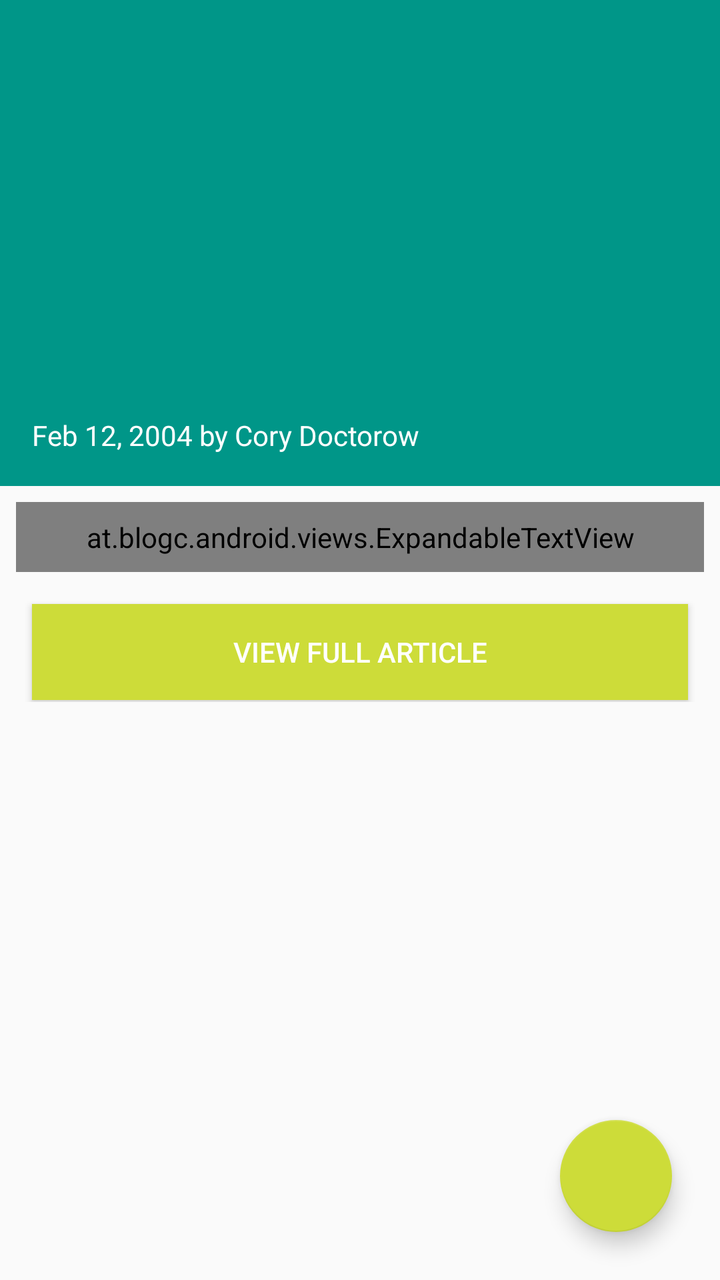
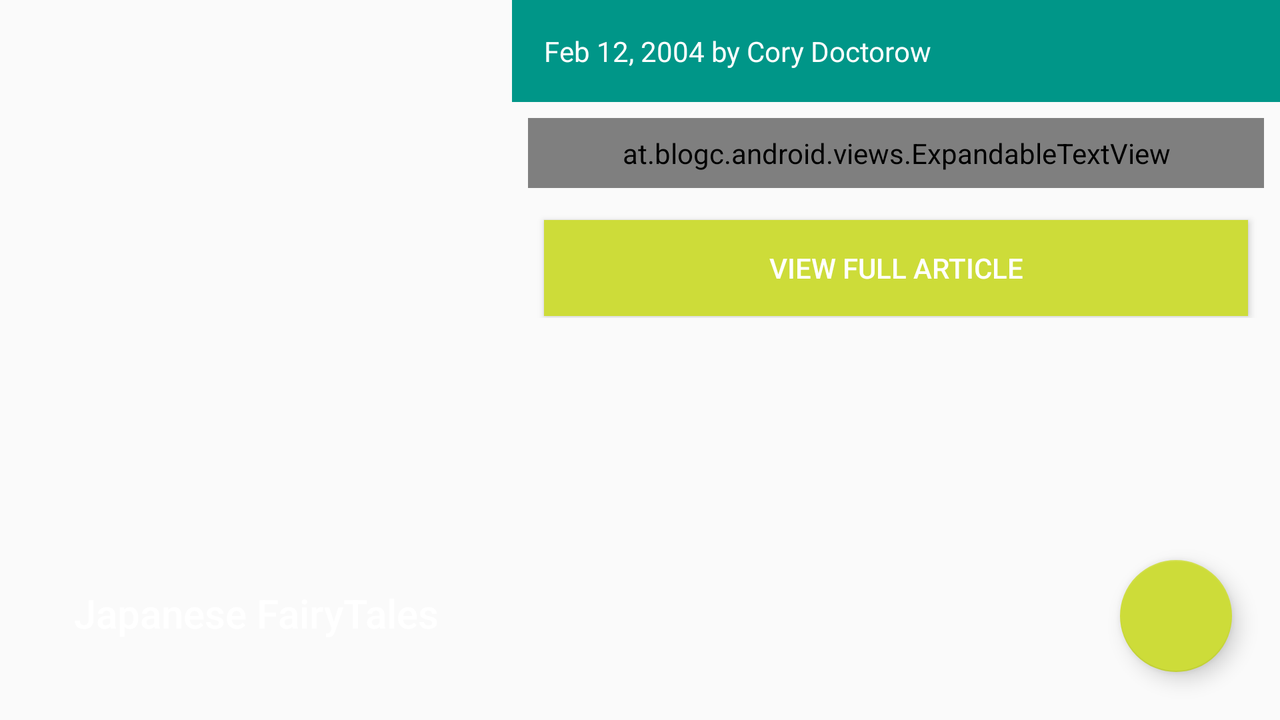

Compare how this app lays out the same screen by default and in its alternative resource folder. The renders come first, then the two layout files and the values they reference.
<!-- AndroidManifest.xml: activity theme AppTheme.NoActionBar -->
<!-- res/layout/fragment_article_detail.xml -->
<?xml version="1.0" encoding="utf-8"?>
<android.support.design.widget.CoordinatorLayout xmlns:android="http://schemas.android.com/apk/res/android"
    android:layout_width="match_parent"
    android:layout_height="match_parent"
    xmlns:app="http://schemas.android.com/apk/res-auto"
    xmlns:tools="http://schemas.android.com/tools">

    <android.support.design.widget.AppBarLayout
        android:id="@+id/app_bar_layout"
        android:layout_width="match_parent"
        android:layout_height="192dp"
        android:theme="@style/AppTheme.AppBarOverlay"
        android:background="?colorPrimary">

        <android.support.design.widget.CollapsingToolbarLayout
            android:id="@+id/collapsing_toolbar_layout"
            android:layout_width="match_parent"
            android:layout_height="match_parent"
            app:collapsedTitleTextAppearance="@style/TextAppearance.AppCompat.Widget.ActionBar.Title.Inverse"
            app:expandedTitleTextAppearance="@style/TextAppearance.AppCompat.Title.Inverse"
            app:expandedTitleMarginStart="16dp"
            app:contentScrim="?attr/colorPrimary"
            app:layout_scrollFlags="scroll|exitUntilCollapsed">
            
            <FrameLayout
                android:layout_width="match_parent"
                android:layout_height="match_parent">
                
                <ImageView
                    android:layout_width="match_parent"
                    android:layout_height="match_parent"
                    app:layout_collapseMode="parallax"
                    android:scaleType="centerCrop"
                    android:adjustViewBounds="true"
                    android:id="@+id/photo"
                    tools:src="@drawable/empty_detail" />
                
                <View
                    android:layout_width="match_parent"
                    android:layout_height="match_parent"
                    android:background="@drawable/scrim"
                    />

            </FrameLayout>
            

            <android.support.v7.widget.Toolbar
                android:id="@+id/app_bar"
                android:layout_width="match_parent"
                android:layout_height="?actionBarSize"
                app:navigationIcon="@drawable/ic_arrow_back"
                android:theme="@style/ThemeOverlay.AppCompat.Dark.ActionBar"
                app:popupTheme="@style/AppTheme.PopupOverlay"
                app:contentInsetStart="72dp"
                app:layout_collapseMode="pin"
                />

        </android.support.design.widget.CollapsingToolbarLayout>

    </android.support.design.widget.AppBarLayout>

    <include layout="@layout/fragment_article_detail_content"/>


    <android.support.design.widget.FloatingActionButton
        android:id="@+id/share_fab"
        android:layout_width="wrap_content"
        app:pressedTranslationZ="@dimen/fab_press_translation_z"
        app:elevation="@dimen/fab_elevation"
        android:layout_height="wrap_content"
        android:layout_gravity="bottom|end"
        android:layout_margin="@dimen/fab_margin"
        android:src="@drawable/ic_share" />


</android.support.design.widget.CoordinatorLayout>
<!-- res/layout/fragment_article_detail_content.xml (included above) -->
<?xml version="1.0" encoding="utf-8"?>
<android.support.v4.widget.NestedScrollView xmlns:tools="http://schemas.android.com/tools"
    android:layout_height="match_parent"
    android:layout_width="match_parent"
    android:id="@+id/nested_scroller"
    xmlns:app="http://schemas.android.com/apk/res-auto"
    app:layout_behavior="@string/appbar_scrolling_view_behavior"
    xmlns:android="http://schemas.android.com/apk/res/android">


    <android.support.constraint.ConstraintLayout
        android:id="@+id/constraint_layout"
        xmlns:android="http://schemas.android.com/apk/res/android"
        xmlns:app="http://schemas.android.com/apk/res-auto"
        xmlns:tools="http://schemas.android.com/tools"
        android:layout_width="match_parent"
        android:layout_height="wrap_content"
        android:paddingBottom="@dimen/detail_content_constraint_layout_padding_bottom">

        <LinearLayout
            android:id="@+id/article_details"
            android:layout_width="match_parent"
            android:layout_height="wrap_content"
            android:background="@color/colorPrimary"
            app:layout_constraintEnd_toEndOf="parent"
            app:layout_constraintStart_toStartOf="parent"
            app:layout_constraintTop_toTopOf="parent"
            android:orientation="vertical"
            android:padding="@dimen/detail_content_article_details_padding">

            <TextView
                android:id="@+id/article_byLine"
                android:layout_width="match_parent"
                android:layout_height="wrap_content"
                android:textSize="@dimen/detail_content_article_byLine_textSize"
                tools:text="Feb 12, 2004 by Cory Doctorow"
                android:textColor="@color/textColor"
                />


        </LinearLayout>

        <at.blogc.android.views.ExpandableTextView
            android:id="@+id/article_body"
            android:layout_width="0dp"
            android:layout_height="wrap_content"
            android:layout_marginEnd="@dimen/detail_content_article_body_margin_end"
            android:layout_marginStart="@dimen/detail_content_article_body_marginStart"
            android:layout_marginTop="@dimen/detail_content_article_body_marginTop"
            android:ellipsize="end"
            android:padding="@dimen/detail_content_article_body_padding"
            android:textSize="@dimen/detail_content_article_body_textSize"
            android:textColor="@color/textColorDark"
            app:layout_constraintEnd_toEndOf="parent"
            app:layout_constraintStart_toStartOf="parent"
            app:layout_constraintTop_toBottomOf="@+id/article_details"
            tools:text="Hello there this is an awesome article!"
            app:animation_duration="750"/>


        <Button
            android:id="@+id/expand_text"
            android:layout_width="match_parent"
            android:layout_height="wrap_content"
            android:layout_margin="16dp"
            android:background="@color/colorAccent"
            android:text="@string/view_full_article_btn_text"
            android:textColor="@color/textColor"
            app:layout_constraintStart_toStartOf="@+id/article_body"
            app:layout_constraintTop_toBottomOf="@+id/article_body" />

        <ProgressBar
            android:id="@+id/progress_bar"
            android:layout_width="42dp"
            android:layout_height="42dp"
            android:layout_marginEnd="8dp"
            android:layout_marginStart="8dp"
            android:layout_marginTop="8dp"
            android:visibility="invisible"
            app:layout_constraintBottom_toBottomOf="@+id/expand_text"
            app:layout_constraintEnd_toEndOf="@+id/expand_text"
            app:layout_constraintStart_toStartOf="@+id/expand_text"
            app:layout_constraintTop_toTopOf="@+id/expand_text" />

    </android.support.constraint.ConstraintLayout>



</android.support.v4.widget.NestedScrollView>
<!-- resources referenced by this layout -->
<resources>
  <color name="colorAccent">#CDDC39</color>
  <color name="colorPrimary">#009688</color>
  <color name="textColor">@android:color/white</color>
  <color name="textColorDark">#616161</color>
  <dimen name="detail_content_article_body_marginStart">8dp</dimen>
  <dimen name="detail_content_article_body_marginTop">8dp</dimen>
  <dimen name="detail_content_article_body_margin_end">8dp</dimen>
  <dimen name="detail_content_article_body_padding">8dp</dimen>
  <dimen name="detail_content_article_body_textSize">16sp</dimen>
  <dimen name="detail_content_article_byLine_textSize">14sp</dimen>
  <dimen name="detail_content_article_details_padding">16dp</dimen>
  <dimen name="detail_content_constraint_layout_padding_bottom">64dp</dimen>
  <dimen name="fab_elevation">6dp</dimen>
  <dimen name="fab_margin">24dp</dimen>
  <dimen name="fab_press_translation_z">12dp</dimen>
  <string name="view_full_article_btn_text">View Full Article</string>
  <style name="AppTheme.AppBarOverlay" parent="ThemeOverlay.AppCompat.Light" />
  <style name="AppTheme.PopupOverlay" parent="ThemeOverlay.AppCompat.Light" />
  <style name="AppTheme.NoActionBar" parent="AppTheme">
          <item name="windowActionBar">false</item>
          <item name="windowNoTitle">true</item>
      </style>
  <style name="AppTheme" parent="Theme.AppCompat.Light">
          
          <item name="colorPrimary">@color/colorPrimary</item>
          <item name="colorPrimaryDark">@color/colorPrimaryDark</item>
          <item name="colorAccent">@color/colorAccent</item>
      </style>
  <color name="colorPrimaryDark">#00796B</color>
</resources>
<!-- res/layout-land/fragment_article_detail.xml (the repository's variant of the layout above) -->
<!-- drawn on the phone turned sideways -->
<?xml version="1.0" encoding="utf-8"?>
<android.support.constraint.ConstraintLayout xmlns:android="http://schemas.android.com/apk/res/android"
    xmlns:app="http://schemas.android.com/apk/res-auto"
    xmlns:tools="http://schemas.android.com/tools"
    android:layout_width="match_parent"
    android:layout_height="match_parent">


    <android.support.constraint.Guideline
        android:id="@+id/guideline"
        android:layout_width="wrap_content"
        android:layout_height="wrap_content"
        android:orientation="vertical"
        app:layout_constraintGuide_percent="0.4" />

    <include
        layout="@layout/fragment_article_detail_content"
        android:layout_width="0dp"
        android:layout_height="0dp"
        app:layout_constraintBottom_toBottomOf="parent"
        app:layout_constraintEnd_toEndOf="parent"
        app:layout_constraintStart_toStartOf="@+id/guideline"
        app:layout_constraintTop_toTopOf="parent" />

    <FrameLayout
        android:id="@+id/imageContainer"
        android:layout_width="0dp"
        android:layout_height="0dp"
        app:layout_constraintBottom_toBottomOf="parent"
        app:layout_constraintEnd_toStartOf="@+id/guideline"
        app:layout_constraintStart_toStartOf="parent"
        app:layout_constraintTop_toTopOf="parent">

        <ImageView
            android:id="@+id/photo"
            android:layout_width="match_parent"
            android:layout_height="match_parent"
            tools:src="@drawable/empty_detail"
            android:adjustViewBounds="true"
            android:scaleType="fitXY"
            />

        <ImageView
            android:id="@+id/back_nav"
            android:layout_width="32dp"
            android:layout_height="32dp"
            android:layout_margin="16dp"
            android:src="@drawable/ic_arrow_back"
            android:elevation="8dp"
            />

        <TextView
            android:id="@+id/article_title"
            android:layout_width="match_parent"
            android:layout_height="wrap_content"
            android:layout_gravity="bottom"
            tools:text="Japanese FairyTales"
            android:layout_marginBottom="40dp"
            android:textAppearance="@style/TextAppearance.AppCompat.Title.Inverse"
            android:textSize="20sp"
            android:gravity="center_horizontal"
            />

    </FrameLayout>

    <android.support.design.widget.FloatingActionButton
        android:id="@+id/share_fab"
        android:layout_width="wrap_content"
        android:layout_height="wrap_content"
        android:layout_gravity="bottom|end"
        android:layout_margin="@dimen/fab_margin"
        android:src="@drawable/ic_share"
        app:pressedTranslationZ="@dimen/fab_press_translation_z"
        app:elevation="@dimen/fab_elevation"
        app:layout_constraintBottom_toBottomOf="parent"
        app:layout_constraintEnd_toEndOf="parent" />

</android.support.constraint.ConstraintLayout>
<!-- resources referenced by the variant -->
<!-- as the phone turned sideways resolves them -->
<resources>
  <color name="colorAccent">#CDDC39</color>
  <color name="colorPrimary">#009688</color>
  <color name="textColor">@android:color/white</color>
  <color name="textColorDark">#616161</color>
  <!-- from res/values-land/ -->
  <dimen name="detail_content_article_body_marginStart">8dp</dimen>
  <!-- from res/values-land/ -->
  <dimen name="detail_content_article_body_marginTop">8dp</dimen>
  <!-- from res/values-land/ -->
  <dimen name="detail_content_article_body_margin_end">8dp</dimen>
  <!-- from res/values-land/ -->
  <dimen name="detail_content_article_body_padding">8dp</dimen>
  <!-- from res/values-land/ -->
  <dimen name="detail_content_article_body_textSize">16sp</dimen>
  <!-- from res/values-land/ -->
  <dimen name="detail_content_article_byLine_textSize">14sp</dimen>
  <!-- from res/values-land/ -->
  <dimen name="detail_content_article_details_padding">16dp</dimen>
  <!-- from res/values-land/ -->
  <dimen name="detail_content_constraint_layout_padding_bottom">64dp</dimen>
  <!-- from res/values-land/ -->
  <dimen name="fab_elevation">6dp</dimen>
  <!-- from res/values-land/ -->
  <dimen name="fab_margin">24dp</dimen>
  <!-- from res/values-land/ -->
  <dimen name="fab_press_translation_z">12dp</dimen>
  <string name="view_full_article_btn_text">View Full Article</string>
  <style name="AppTheme.NoActionBar" parent="AppTheme">
          <item name="windowActionBar">false</item>
          <item name="windowNoTitle">true</item>
      </style>
  <style name="AppTheme" parent="Theme.AppCompat.Light">
          
          <item name="colorPrimary">@color/colorPrimary</item>
          <item name="colorPrimaryDark">@color/colorPrimaryDark</item>
          <item name="colorAccent">@color/colorAccent</item>
      </style>
  <color name="colorPrimaryDark">#00796B</color>
</resources>
